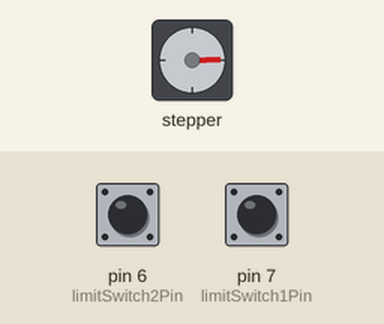
The sketch below on a simulated Arduino Uno, built with avr-gcc and run on an emulated ATmega328P. Parts: stepper motor. Wiring (inferred from the names in the program): stepper motor driver (200 steps per turn assumed): step pin 9; direction pin 8. Inputs (shaded band) come from the test bench; at power-on: pin 6 (limitSwitch2Pin) HIGH, pin 7 (limitSwitch1Pin) HIGH.

Above: at 1.25 s.
1.3 s: pin 6 (limitSwitch2Pin) pulled LOW for 3.2 s
At 4.65 s:
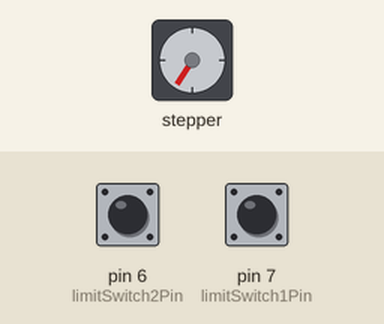
6.6 s: pin 7 (limitSwitch1Pin) pulled LOW for 0.15 s
At 7.6 s:
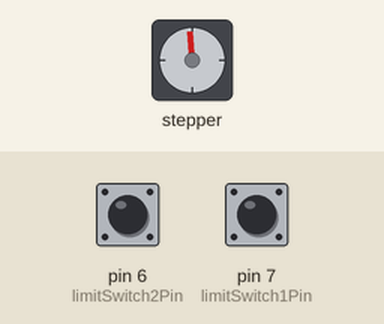
9.7 s: pin 6 (limitSwitch2Pin) pulled LOW for 3.2 s
15.9 s: pin 7 (limitSwitch1Pin) pulled LOW for 1 s
At 17.0 s:
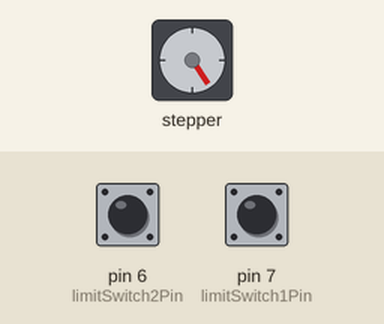
19.9 s: pin 6 (limitSwitch2Pin) pulsed LOW 5 times (0.12 s each, 0.3 s apart)
Timing chart, 0 to 28.4 s (numbered marks = the images above; inputs shaded):
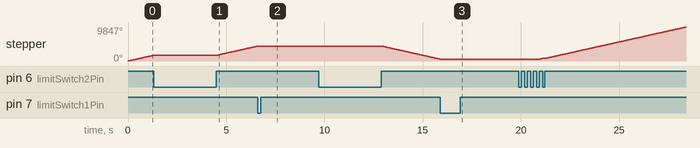

Measured:
- after the input at 15.9 s, stepper: goes on until 15.9 s, then stays 507°

The sketch:

linear_actuator_upper_mechanism.ino
```cpp
// Stepper motor pins
#define stepPin 9
#define dirPin 8

#define limitSwitch1Pin 7  // Triggers stop + reverse after 5 seconds
#define limitSwitch2Pin 6  // Stops motor only while pressed

// states
bool moving = true;
bool direction = HIGH; // Start moving in one direction
bool limit1Handled = false;

void setup() {
  pinMode(stepPin, OUTPUT);
  pinMode(dirPin, OUTPUT);

  pinMode(limitSwitch1Pin, INPUT_PULLUP);
  pinMode(limitSwitch2Pin, INPUT_PULLUP);

  digitalWrite(dirPin, direction);
}

void loop() {
  bool switch1Pressed = digitalRead(limitSwitch1Pin) == LOW;
  bool switch2Pressed = digitalRead(limitSwitch2Pin) == LOW;

  // If limit switch 2 is pressed, stop the motor (pause until released)
  if (switch2Pressed) {
    return;
  }

  // Handle switch 1: stop and reverse after 5 seconds, but only once per press
  if (switch1Pressed && !limit1Handled) {
    moving = false;
    limit1Handled = true;

    delay(5000); // Wait for 5 seconds

    // Reverse direction
    direction = !direction;
    digitalWrite(dirPin, direction);
    moving = true;
  } else if (!switch1Pressed) {
    limit1Handled = false; // Reset when switch is released
  }

  if (moving) {
    digitalWrite(stepPin, HIGH);
    delayMicroseconds(700);
    digitalWrite(stepPin, LOW);
    delayMicroseconds(700);
  }
}
```
